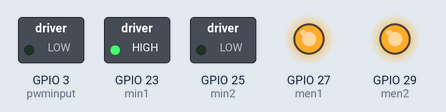
Simulated run of this sketch. Board: ESP32. On the bench: switched loads named in the sketch (green lamp = pin HIGH), output pins drawn as LEDs (lit = HIGH).

Above: at 0.1 s.
At 8.6 s:
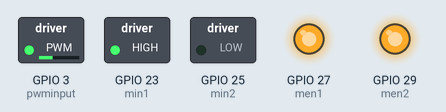
At 20.1 s:
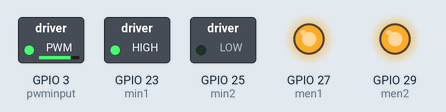
At 25.6 s:
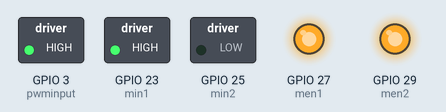
At 39.75 s:
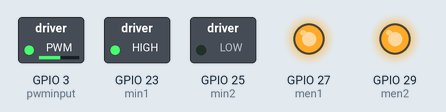
Timing chart, 0 to 40.0 s (numbered marks = the images above):
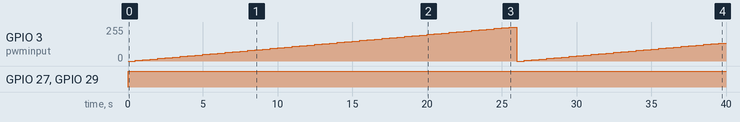

Measured:
- by itself, GPIO 27 (men1), GPIO 29 (men2): LOW → HIGH at 0.00 s
- by itself, GPIO 3 (pwminput): 0/255 → 5/255 at 0.50 s, → 10/255 0.50 s later, → 15/255 0.50 s later, → 20/255 0.50 s later, … (79 changes in this stretch)

The sketch:

ems_30A_with_dt_avr_inoduino.ino
```cpp
int min1 = 23; //aktifkan motor1 port 1
int min2 = 25; //aktifkan motor1 port 2
int men1=27; //port 3 enable  motor
int men2=29;//port 4 enable motor
int pwminput=3; //pwm input

void setup(){
    pinMode(min1, OUTPUT);
    pinMode(min2, OUTPUT);
    pinMode(men1, OUTPUT);
    pinMode(men2, OUTPUT);
    pinMode(pwminput, OUTPUT);

}

void loop (){
  int value;
  for(value = 0 ; value <= 255; value+=5){
    digitalWrite(min1,HIGH);
    digitalWrite(min2, LOW);
    digitalWrite(men1,HIGH);
    digitalWrite(men2, HIGH);
    analogWrite(pwminput,value);
    delay(500);
  }
}
```
